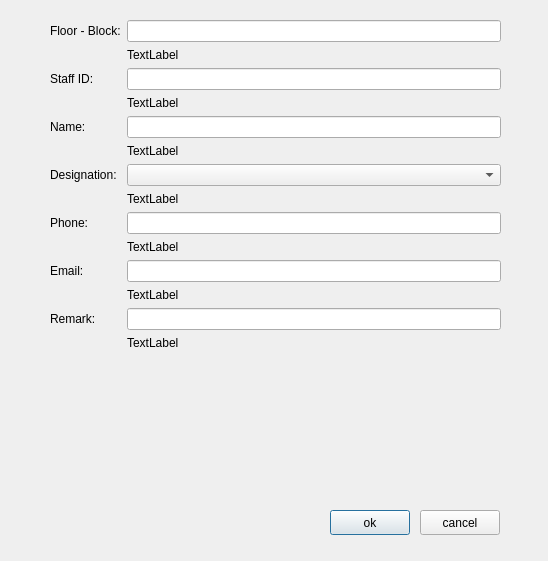
<?xml version="1.0" encoding="UTF-8"?>
<ui version="4.0">
 <class>StaffsForm</class>
 <widget class="QDialog" name="StaffsForm">
  <property name="geometry">
   <rect>
    <x>0</x>
    <y>0</y>
    <width>548</width>
    <height>561</height>
   </rect>
  </property>
  <property name="windowTitle">
   <string>Dialog</string>
  </property>
  <widget class="QWidget" name="formLayoutWidget">
   <property name="geometry">
    <rect>
     <x>50</x>
     <y>20</y>
     <width>451</width>
     <height>471</height>
    </rect>
   </property>
   <layout class="QFormLayout" name="formLayout">
    <item row="0" column="0">
     <widget class="QLabel" name="floor_blockL">
      <property name="text">
       <string>Floor - Block:</string>
      </property>
     </widget>
    </item>
    <item row="0" column="1">
     <widget class="QLineEdit" name="floor_block"/>
    </item>
    <item row="1" column="1">
     <widget class="QLabel" name="floor_blockE">
      <property name="text">
       <string>TextLabel</string>
      </property>
     </widget>
    </item>
    <item row="2" column="0">
     <widget class="QLabel" name="staff_idL">
      <property name="text">
       <string>Staff ID:</string>
      </property>
     </widget>
    </item>
    <item row="2" column="1">
     <widget class="QLineEdit" name="staff_id"/>
    </item>
    <item row="3" column="1">
     <widget class="QLabel" name="staff_idE">
      <property name="text">
       <string>TextLabel</string>
      </property>
     </widget>
    </item>
    <item row="4" column="0">
     <widget class="QLabel" name="nameL">
      <property name="text">
       <string>Name:</string>
      </property>
     </widget>
    </item>
    <item row="4" column="1">
     <widget class="QLineEdit" name="name"/>
    </item>
    <item row="5" column="1">
     <widget class="QLabel" name="nameE">
      <property name="text">
       <string>TextLabel</string>
      </property>
     </widget>
    </item>
    <item row="6" column="0">
     <widget class="QLabel" name="designationL">
      <property name="text">
       <string>Designation:</string>
      </property>
     </widget>
    </item>
    <item row="6" column="1">
     <widget class="QComboBox" name="designation"/>
    </item>
    <item row="8" column="0">
     <widget class="QLabel" name="phoneL">
      <property name="text">
       <string>Phone:</string>
      </property>
     </widget>
    </item>
    <item row="8" column="1">
     <widget class="QLineEdit" name="phone"/>
    </item>
    <item row="9" column="1">
     <widget class="QLabel" name="phoneE">
      <property name="text">
       <string>TextLabel</string>
      </property>
     </widget>
    </item>
    <item row="10" column="0">
     <widget class="QLabel" name="emailL">
      <property name="text">
       <string>Email:</string>
      </property>
     </widget>
    </item>
    <item row="10" column="1">
     <widget class="QLineEdit" name="email"/>
    </item>
    <item row="11" column="1">
     <widget class="QLabel" name="emailE">
      <property name="text">
       <string>TextLabel</string>
      </property>
     </widget>
    </item>
    <item row="12" column="0">
     <widget class="QLabel" name="remarkL">
      <property name="text">
       <string>Remark:</string>
      </property>
     </widget>
    </item>
    <item row="12" column="1">
     <widget class="QLineEdit" name="remark"/>
    </item>
    <item row="13" column="1">
     <widget class="QLabel" name="remarkE">
      <property name="text">
       <string>TextLabel</string>
      </property>
     </widget>
    </item>
    <item row="7" column="1">
     <widget class="QLabel" name="designationE">
      <property name="text">
       <string>TextLabel</string>
      </property>
     </widget>
    </item>
   </layout>
  </widget>
  <widget class="QPushButton" name="ok">
   <property name="geometry">
    <rect>
     <x>330</x>
     <y>510</y>
     <width>80</width>
     <height>25</height>
    </rect>
   </property>
   <property name="text">
    <string>ok</string>
   </property>
  </widget>
  <widget class="QPushButton" name="cancel">
   <property name="geometry">
    <rect>
     <x>420</x>
     <y>510</y>
     <width>80</width>
     <height>25</height>
    </rect>
   </property>
   <property name="text">
    <string>cancel</string>
   </property>
  </widget>
 </widget>
 <resources/>
 <connections/>
</ui>
